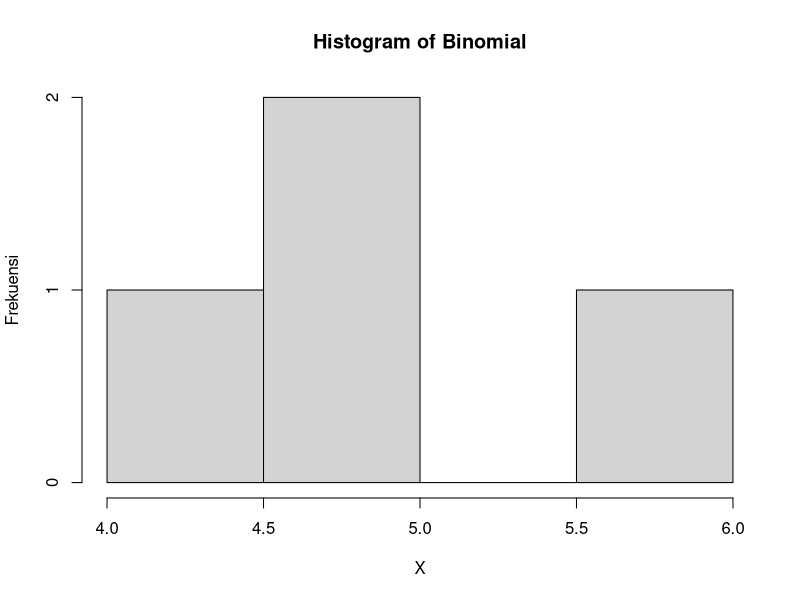

Recreate this plot in R.
#NO.2
n2=20
prob2=0.2
x2=4
#a
peluang2=dbinom(x2,n2,prob2,log=FALSE)
peluang2
#b
hist(rbinom(x2,n2,prob2),xlab="X",ylab="Frekuensi",main="Histogram of Binomial")
#c
mean2=n2*prob2
mean2
var2=n2*prob2*(1-prob2)
var2
